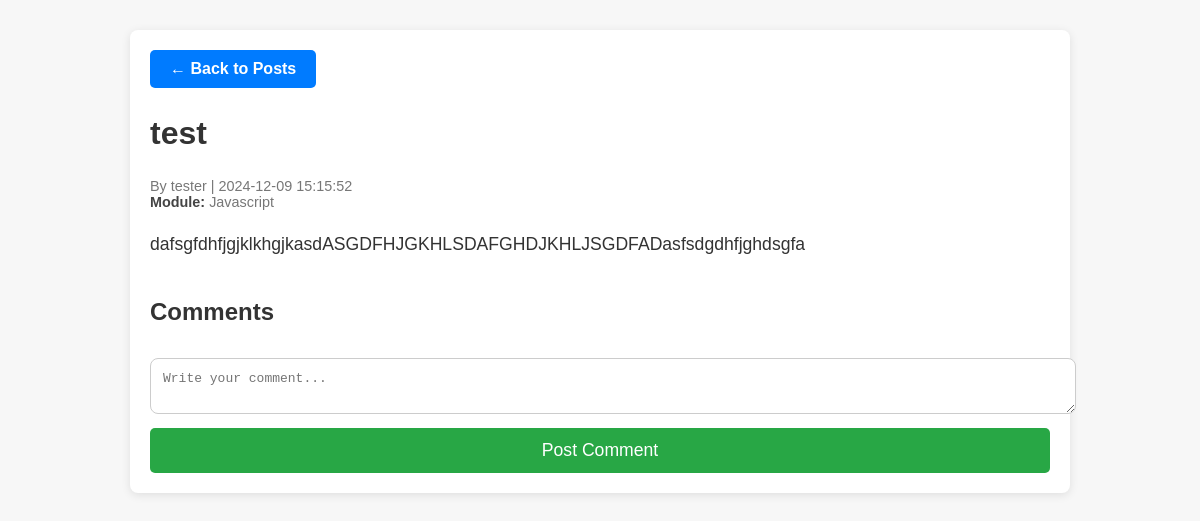
/myblog/single_post.php?id=26 (signed in), run on the app's committed database.
### tables this page shows
CREATE TABLE `posts` (
  `id` int(11) NOT NULL,
  `title` varchar(255) NOT NULL,
  `content` text NOT NULL,
  `file_path` varchar(255) DEFAULT NULL,
  `image_path` varchar(255) DEFAULT NULL,
  `created_at` timestamp NOT NULL DEFAULT current_timestamp(),
  `user_id` int(11) NOT NULL,
  `module_id` int(11) DEFAULT NULL
);

CREATE TABLE `users` (
  `id` int(11) NOT NULL,
  `username` varchar(50) NOT NULL,
  `email` varchar(100) NOT NULL,
  `password` varchar(255) NOT NULL,
  `created_at` timestamp NOT NULL DEFAULT current_timestamp(),
  `role` enum('admin','user') NOT NULL DEFAULT 'user'
);

CREATE TABLE `modules` (
  `id` int(11) NOT NULL,
  `module_name` varchar(255) NOT NULL
);

### myblog/single_post.php (the view, shortened to what this page needs)
<?php
require 'db.php';
$post_id = (int)$_GET['id'];
$stmt = $pdo->prepare("
    SELECT posts.*, users.username, modules.module_name
    FROM posts
    JOIN users ON posts.user_id = users.id
    JOIN modules ON posts.module_id = modules.id
    WHERE posts.id = :id
");
$stmt->execute([':id' => $post_id]);
$post = $stmt->fetch();
?>
<!DOCTYPE html>
<html lang="en">
<head>
</head>
<body>
    <div class="container">
        <a href="view_posts.php" class="back-button">&larr; Back to Posts</a>
        <h2><?php echo htmlspecialchars($post['title']); ?></h2>
        <p class="meta">
            By <?php echo htmlspecialchars($post['username']); ?> | <?php echo $post['created_at']; ?>
            <br>
            <strong>Module:</strong> <?php echo htmlspecialchars($post['module_name']); ?>
        </p>
        <p class="content"><?php echo nl2br(htmlspecialchars($post['content'])); ?></p>
        <div class="comments">
            <h4>Comments</h4>
            <div class="add-comment">
                <form action="single_post.php?id=<?php echo $post_id; ?>" method="post">
                    <textarea name="comment" placeholder="Write your comment..." required></textarea>
                    <button type="submit">Post Comment</button>
                </form>
            </div>
        </div>
    </div>
</body>
</html>

### myblog/single_post.php (style rules this page uses)
body { font-family: 'Arial', sans-serif; background-color: #f7f7f7; margin: 0; padding: 0; color: #333; }
.container { width: 85%; max-width: 900px; margin: 30px auto; padding: 20px; background-color: white; border-radius: 8px; box-shadow: 0 2px 10px rgba(0, 0, 0, 0.1); }
.back-button { display: inline-block; padding: 10px 20px; background-color: #007bff; color: white; text-decoration: none; border-radius: 5px; font-weight: bold; }
h2 { font-size: 2em; color: #333; }
.meta { font-size: 0.9em; color: #777; margin-top: 10px; }
.meta strong { color: #444; }
.content { font-size: 1.1em; line-height: 1.6; margin: 20px 0; }
.comments h4 { margin-top: 40px; font-size: 1.5em; color: #333; }
.add-comment textarea { width: 100%; padding: 12px; border-radius: 8px; border: 1px solid #ccc; margin-bottom: 10px; font-size: 1em; resize: vertical; }
.add-comment button { padding: 12px 20px; background-color: #28a745; color: white; border: none; border-radius: 5px; font-size: 1.1em; cursor: pointer; width: 100%; }

### data on the page
posts: title "test", user.username "tester", created_at "2024-12-09 15:15:52", module.module_name "Javascript", content "dafsgfdhfjgjklkhgjkasdASGDFHJGKHLSDAFGHDJKHLJSGDFADasfsdgdhfjghdsgfa"
